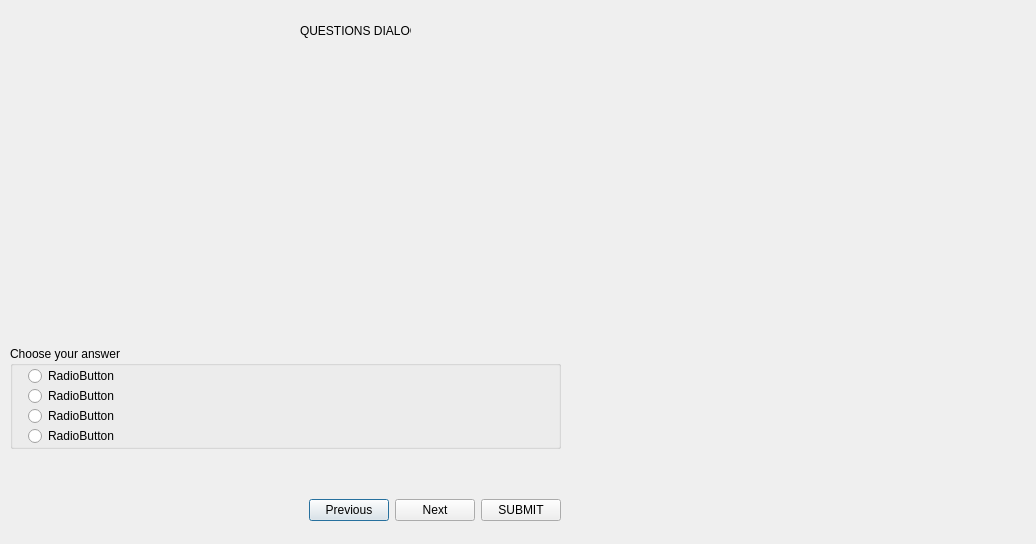
<?xml version="1.0" encoding="UTF-8"?>
<ui version="4.0">
 <class>QuestionsDialog</class>
 <widget class="QDialog" name="QuestionsDialog">
  <property name="geometry">
   <rect>
    <x>0</x>
    <y>0</y>
    <width>1036</width>
    <height>544</height>
   </rect>
  </property>
  <property name="windowTitle">
   <string>Dialog</string>
  </property>
  <widget class="QLabel" name="label">
   <property name="geometry">
    <rect>
     <x>300</x>
     <y>10</y>
     <width>111</width>
     <height>41</height>
    </rect>
   </property>
   <property name="text">
    <string>QUESTIONS DIALOG</string>
   </property>
  </widget>
  <widget class="QWidget" name="layoutWidget">
   <property name="geometry">
    <rect>
     <x>10</x>
     <y>280</y>
     <width>551</width>
     <height>241</height>
    </rect>
   </property>
   <layout class="QVBoxLayout" name="verticalLayout_4">
    <item>
     <layout class="QVBoxLayout" name="verticalLayout_3">
      <item>
       <widget class="QLabel" name="questionLabel">
        <property name="minimumSize">
         <size>
          <width>0</width>
          <height>60</height>
         </size>
        </property>
        <property name="maximumSize">
         <size>
          <width>16777215</width>
          <height>60</height>
         </size>
        </property>
        <property name="text">
         <string/>
        </property>
       </widget>
      </item>
      <item>
       <widget class="QGroupBox" name="groupBox">
        <property name="title">
         <string>Choose your answer</string>
        </property>
        <layout class="QVBoxLayout" name="verticalLayout_2">
         <property name="spacing">
          <number>0</number>
         </property>
         <property name="leftMargin">
          <number>0</number>
         </property>
         <property name="topMargin">
          <number>0</number>
         </property>
         <property name="rightMargin">
          <number>0</number>
         </property>
         <property name="bottomMargin">
          <number>0</number>
         </property>
         <item>
          <layout class="QVBoxLayout" name="verticalLayout">
           <property name="spacing">
            <number>0</number>
           </property>
           <property name="leftMargin">
            <number>15</number>
           </property>
           <item>
            <widget class="QRadioButton" name="optionA">
             <property name="text">
              <string>RadioButton</string>
             </property>
            </widget>
           </item>
           <item>
            <widget class="QRadioButton" name="optionB">
             <property name="text">
              <string>RadioButton</string>
             </property>
            </widget>
           </item>
           <item>
            <widget class="QRadioButton" name="optionC">
             <property name="text">
              <string>RadioButton</string>
             </property>
            </widget>
           </item>
           <item>
            <widget class="QRadioButton" name="optionD">
             <property name="text">
              <string>RadioButton</string>
             </property>
            </widget>
           </item>
          </layout>
         </item>
        </layout>
       </widget>
      </item>
     </layout>
    </item>
    <item>
     <spacer name="verticalSpacer">
      <property name="orientation">
       <enum>Qt::Orientation::Vertical</enum>
      </property>
      <property name="sizeHint" stdset="0">
       <size>
        <width>20</width>
        <height>40</height>
       </size>
      </property>
     </spacer>
    </item>
    <item>
     <layout class="QHBoxLayout" name="horizontalLayout">
      <item>
       <spacer name="horizontalSpacer">
        <property name="orientation">
         <enum>Qt::Orientation::Horizontal</enum>
        </property>
        <property name="sizeHint" stdset="0">
         <size>
          <width>40</width>
          <height>20</height>
         </size>
        </property>
       </spacer>
      </item>
      <item>
       <widget class="QPushButton" name="pushButtonPrevious">
        <property name="text">
         <string>Previous</string>
        </property>
       </widget>
      </item>
      <item>
       <widget class="QPushButton" name="pushButtonNext">
        <property name="text">
         <string>Next</string>
        </property>
       </widget>
      </item>
      <item>
       <widget class="QPushButton" name="pushButtonSubmit">
        <property name="text">
         <string>SUBMIT</string>
        </property>
       </widget>
      </item>
     </layout>
    </item>
   </layout>
  </widget>
 </widget>
 <resources/>
 <connections/>
</ui>
